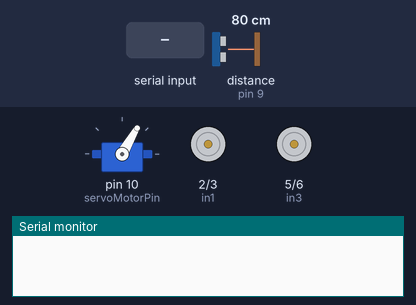
Recording of a sketch running on a simulated Arduino Uno, built with avr-gcc and run on an emulated ATmega328P. Parts: servo, motor-driver pin pairs drawn as motors (green arrow = first pin HIGH = forward, orange = second pin HIGH = backward, longer = more drive, scaled by the enable pin), the last lines printed to the serial monitor. Wiring (inferred from the names in the program): ultrasonic range finder: trigger pin 8; echo pin 9. The test bench sets the inputs (shaded band); at power-on: distance to the obstacle (sensor on pin 9) 80 cm. The echo pulse lasts 58.3 µs per cm.

Above: at 0.51 s.
1.3 s: "f" received over Serial
At 1.53 s:
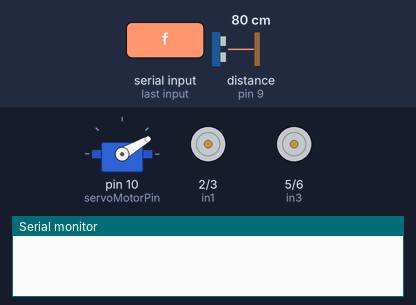
4.3 s: "b" received over Serial
At 4.41 s:
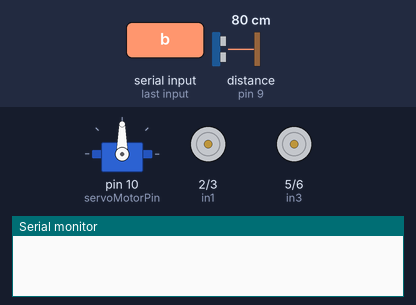
7.3 s: "l" received over Serial
At 7.49 s:
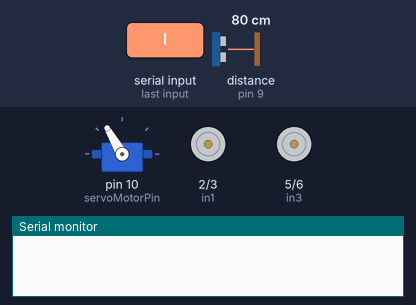
10.3 s: distance to the obstacle (sensor on pin 9) set to 2 cm
At 12.87 s:
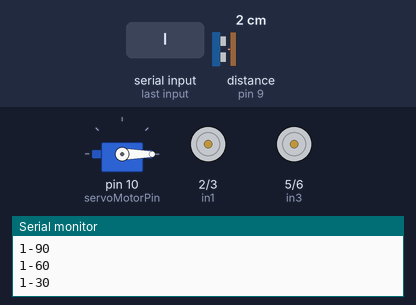
13.3 s: "r" received over Serial
16.3 s: "s" received over Serial
Timing chart, 0 to 20.3 s (numbered marks = the images above; inputs shaded):
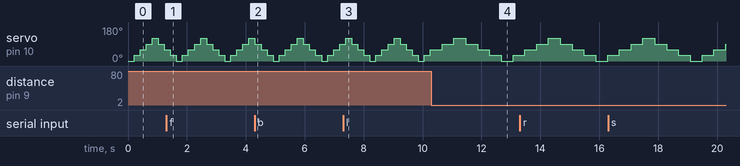

The sketch:

sketch_obstacle_avodier_manual_control.ino
```cpp
#include <Servo.h>

// Define pins
int en_A = 4;   // Right motor enable (PWM)
int in1 = 2;    // Control pin
int in2 = 3;

int en_B = 7;   // Left motor enable (PWM)
int in3 = 5;
int in4 = 6;

// Motor speed
#define initialSpeed 100

int sensor[5] = {1, 1, 1, 1, 1};

// PID
float Kp = 2, Ki = 0.5, Kd = 5;
float error = 0, P = 0, I = 0, D = 0, PID_val = 0;
float prev_error = 0, prev_I = 0;

char data;

// Sonar
#define trigPin 8
#define echoPin 9

long duration;
int distance;

// Servo
int servoMotorPin = 10;
Servo servoMotor;

int cycle = 0;
bool up = true;

void setup() {
  // put your setup code here, to run once:
  Serial.begin(9600);

  pinMode(en_A, OUTPUT);
  pinMode(in1, OUTPUT);
  pinMode(in2, OUTPUT);

  pinMode(en_B, OUTPUT);
  pinMode(in3, OUTPUT);
  pinMode(in4, OUTPUT);

  pinMode(A0, INPUT);
  pinMode(A1, INPUT);
  pinMode(A2, INPUT);
  pinMode(A3, INPUT);
  pinMode(A4, INPUT);

  pinMode(trigPin, OUTPUT);
  pinMode(echoPin, INPUT);

  servoMotor.attach(servoMotorPin);
}

void loop() {

  servoMotor.write(cycle);
    delay(200);
    digitalWrite(trigPin, LOW);
    delayMicroseconds(2);
    digitalWrite(trigPin, HIGH);
    delayMicroseconds(10);
    digitalWrite(trigPin, LOW);
    duration = pulseIn(echoPin, HIGH);
    distance = duration * 0.034 / 2;
    if (distance < 50) {
      delay(200);
      Serial.print(distance);
      Serial.print('-');
      Serial.println(cycle);
    }


  //Serial.print("Distance: ");


  //readSensorValues();
  //calculatePid();
  //motorControl();
  analogWrite(en_A, initialSpeed);
  analogWrite(en_B, initialSpeed - 5);

  if (Serial.available() > 0) {
    data = Serial.read();
    //Serial.println(data);
    if (data == 'f') {
      //Serial.println("FORWARD");
      Forward();
    } else if (data == 'b') {
      //Serial.println("BACKWARD");
      Backward();
    } else if (data == 'l') {
      //Serial.println("LEFT");
      Right();
    } else if (data == 'r') {
      //Serial.println("RIGHT");
      Left();
    } else if (data == 's') {
      Stop();
    }
  }

  if (cycle < 120 && up == true) {
    cycle+=30;
  } else if (cycle == 120 && up == true) {
    cycle -= 30;
    up = false;
  } else if (cycle > 0 && up == false) {
    cycle -= 30;
  } else if (cycle == 0 && up == false) {
    cycle += 30;
    up = true;
  }
}

void Forward() {
  digitalWrite(in1, LOW);
  digitalWrite(in2, HIGH);
  digitalWrite(in3, HIGH);
  digitalWrite(in4, LOW);
}

void Backward() {
  digitalWrite(in1, HIGH);
  digitalWrite(in2, LOW);
  digitalWrite(in3, LOW);
  digitalWrite(in4, HIGH);
}

void Left() {
  digitalWrite(in1, HIGH);
  digitalWrite(in2, LOW);
  digitalWrite(in3, HIGH);
  digitalWrite(in4, LOW);
}

void Right() {
  digitalWrite(in1, LOW);
  digitalWrite(in2, HIGH);
  digitalWrite(in3, LOW);
  digitalWrite(in4, HIGH);
}

void Stop() {
  digitalWrite(in1, LOW);
  digitalWrite(in2, LOW);
  digitalWrite(in3, LOW);
  digitalWrite(in4, LOW);
  analogWrite(en_A, LOW);
  analogWrite(en_B, LOW);
}

void readSensorValues() {
  // Read sensors
  sensor[0] = digitalRead(A0);
  sensor[1] = digitalRead(A1);
  sensor[2] = digitalRead(A2);
  sensor[3] = digitalRead(A3);
  sensor[4] = digitalRead(A4);

  Serial.print(sensor[0]);
  Serial.print(" | ");
  Serial.print(sensor[1]);
  Serial.print(" | ");
  Serial.print(sensor[2]);
  Serial.print(" | ");
  Serial.print(sensor[3]);
  Serial.print(" | ");
  Serial.print(sensor[4]);
  Serial.println();

  //  1--1--1--1--0
  if ( sensor[0] == 1 && sensor[1] == 1 && sensor[2] == 1 && sensor[3] == 1 && sensor[4] == 0 )
    error = 4;
  //  1--1--1--0--0
  else if ( sensor[0] == 1 && sensor[1] == 1 && sensor[2] == 1 && sensor[3] == 0 && sensor[4] == 0 )
    error = 3;
  //  1--1--1--0--1
  else if ( sensor[0] == 1 && sensor[1] == 1 && sensor[2] == 1 && sensor[3] == 0 && sensor[4] == 1 )
    error = 2;
  //  1--1--0--0--1
  else if ( sensor[0] == 1 && sensor[1] == 1 && sensor[2] == 0 && sensor[3] == 0 && sensor[4] == 1 )
    error = 1;
  //  1--1--0--1--1
  else if ( sensor[0] == 1 && sensor[1] == 1 && sensor[2] == 0 && sensor[3] == 1 && sensor[4] == 1 )
    error = 0;
  //  1--0--0--1--1
  else if ( sensor[0] == 1 && sensor[1] == 0 && sensor[2] == 0 && sensor[3] == 1 && sensor[4] == 1 )
    error = -1;
  //  1--0--1--1--1
  else if ( sensor[0] == 1 && sensor[1] == 0 && sensor[2] == 1 && sensor[3] == 1 && sensor[4] == 1 )
    error = -2;
  //  0--0--1--1--1
  else if ( sensor[0] == 0 && sensor[1] == 0 && sensor[2] == 1 && sensor[3] == 1 && sensor[4] == 1 )
    error = -3;
  //  0--1--1--1--1
  else if ( sensor[0] == 0 && sensor[1] == 1 && sensor[2] == 1 && sensor[3] == 1 && sensor[4] == 1 )
    error = -4;
  //  1--1--1--1--1
  else if ( sensor[0] == 1 && sensor[1] == 1 && sensor[2] == 1 && sensor[3] == 1 && sensor[4] == 1 )
    if ( error == -4 ) error = -5;
    else error = 5;
}

void calculatePid() {
  P = error;
  I = I + prev_I;
  D = error - prev_error;

  PID_val = (Kp * P) + (Ki * I) + (Kd * D);

  prev_I = I;
  prev_error = error;
}

void motorControl() {
  // calculate motor speed
  int leftMotorSpeed = initialSpeed + PID_val;
  int rightMotorSpeed = initialSpeed - PID_val;

  // motor speed should not have more than the max PWM value: 0 - 255
  constrain(leftMotorSpeed, 0, 255);
  constrain(rightMotorSpeed, 0, 255);

  analogWrite(en_A, rightMotorSpeed);
  analogWrite(en_B, leftMotorSpeed);

  digitalWrite(in1, LOW);
  digitalWrite(in2, HIGH);
  digitalWrite(in3, HIGH);
  digitalWrite(in4, LOW);
}
```
